Frame 1 (no input): blank canvas, image omitted
Frame 60 (no input): blank canvas, image omitted
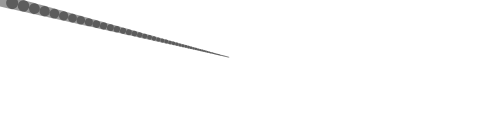
Frame 120 (the mouse pressed at the canvas centre since frame 60)

The p5.js sketch whose frames 1 and 60 were blank and that drew this single picture after the mouse press (run headless with seeded random() and noise() and a simulated clock; from frame 60 on, the mouse is pressed at the canvas centre):

// p5.js sketch
// ── sketch.js
let x = 0;
let y = 0;
let px = 0;
let py = 0;
let easing = 0.05;

function setup() {
  createCanvas(480, 120);
  stroke(0, 102);
}

function draw() {
  let targetX = mouseX;
  x = x + (targetX - x) * easing;
  let targetY = mouseY;
  y = y + (targetY - y) * easing;
  let weight = dist(x, y, px, py);
  strokeWeight(weight);
  line(x, y, px, py);
  py = y;
  px = x;
}

// https://editor.p5js.org/jht1493/sketches/TZ5FwWXoW
// Ex_05_09 Smooth Lines with Easing

// https://github.com/lmccart/gswp5.js-code/blob/master/05_Response/Ex_05_09.js
